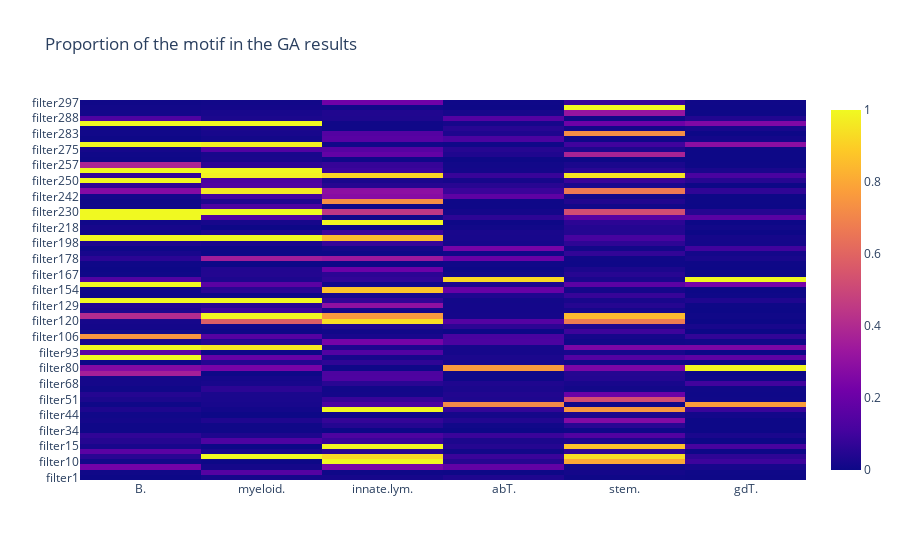

Notebook source saved alongside this figure:
### Markdown cell above
### Heatmaps

### Code cell
ht_map = generated_smotifs[['B.','myeloid.','innate.lym.','abT.','stem.','gdT.']]
fig = go.Figure(go.Heatmap(z=ht_map,
                     x = ht_map.columns,
                     y=ht_map.index))
fig.update_layout(title="Proportion of the motif in the GA results")
fig.show()

### Figure 1 — Plotly figure (JSON) as saved in the notebook; plotly's stock layout.template omitted (floating-point values rounded to 4 significant figures; data arrays with more than 128 entries replaced by an {"elided": "..."} marker saying what was removed)
{"data": [{"type": "heatmap", "x": ["B.", "myeloid.", "innate.lym.", "abT.", "stem.", "gdT."], "y": ["filter1", "filter6", "filter8", "filter10", "filter11", "filter14", "filter15", "filter23", "filter28", "filter34", "filter35", "filter43", "filter44", "filter47", "filter50", "filter51", "filter65", "filter67", "filter68", "filter69", "filter78", "filter80", "filter85", "filter89", "filter93", "filter94", "filter97", "filter106", "filter112", "filter115", "filter120", "filter122", "filter123", "filter129", "filter133", "filter135", "filter154", "filter165", "filter166", "filter167", "filter173", "filter174", "filter178", "filter190", "filter195", "filter198", "filter205", "filter217", "filter218", "filter220", "filter224", "filter230", "filter231", "filter238", "filter242", "filter244", "filter247", "filter250", "filter252", "filter255", "filter257", "filter260", "filter264", "filter275", "filter276", "filter279", "filter283", "filter284", "filter286", "filter288", "filter290", "filter292", "filter297"], "z": {"elided": "73x6 float values"}}], "layout": {"title": {"text": "Proportion of the motif in the GA results"}}}
